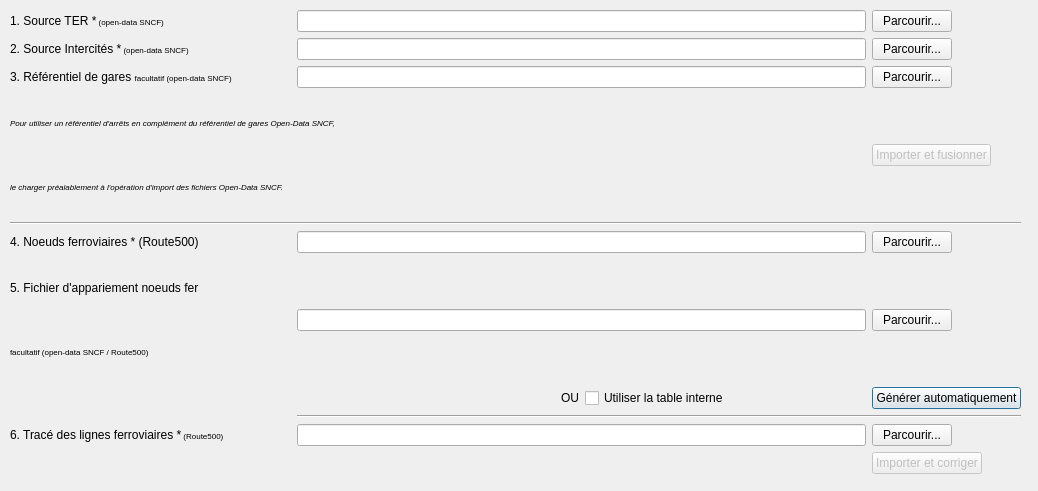
<?xml version="1.0" encoding="UTF-8"?>
<ui version="4.0">
 <class>Dialog</class>
 <widget class="QDialog" name="Dialog">
  <property name="geometry">
   <rect>
    <x>0</x>
    <y>0</y>
    <width>1038</width>
    <height>491</height>
   </rect>
  </property>
  <property name="windowTitle">
   <string>Importer des données GTFS open-data SNCF et leurs compléments</string>
  </property>
  <widget class="QWidget" name="layoutWidget_2">
   <property name="geometry">
    <rect>
     <x>10</x>
     <y>10</y>
     <width>1011</width>
     <height>464</height>
    </rect>
   </property>
   <layout class="QGridLayout" name="gridLayout">
    <item row="9" column="3">
     <widget class="QPushButton" name="pushButtonGenererAppariement">
      <property name="sizePolicy">
       <sizepolicy hsizetype="Fixed" vsizetype="Fixed">
        <horstretch>0</horstretch>
        <verstretch>0</verstretch>
       </sizepolicy>
      </property>
      <property name="text">
       <string>Générer automatiquement</string>
      </property>
     </widget>
    </item>
    <item row="0" column="0">
     <widget class="QLabel" name="labelSchemaStockage">
      <property name="sizePolicy">
       <sizepolicy hsizetype="Preferred" vsizetype="Preferred">
        <horstretch>0</horstretch>
        <verstretch>0</verstretch>
       </sizepolicy>
      </property>
      <property name="whatsThis">
       <string/>
      </property>
      <property name="text">
       <string>&lt;html&gt;&lt;head/&gt;&lt;body&gt;&lt;p&gt;1. Source TER *&lt;span style=&quot; font-size:6pt;&quot;&gt; (open-data SNCF)&lt;/span&gt;&lt;/p&gt;&lt;/body&gt;&lt;/html&gt;</string>
      </property>
      <property name="alignment">
       <set>Qt::AlignLeading|Qt::AlignLeft|Qt::AlignVCenter</set>
      </property>
     </widget>
    </item>
    <item row="6" column="1" colspan="2">
     <widget class="QLineEdit" name="lineEditFichierNoeudsFerres"/>
    </item>
    <item row="2" column="0">
     <widget class="QLabel" name="label">
      <property name="text">
       <string>&lt;html&gt;&lt;head/&gt;&lt;body&gt;&lt;p&gt;3. Référentiel de gares &lt;span style=&quot; font-size:6pt;&quot;&gt;facultatif (open-data SNCF)&lt;/span&gt;&lt;/p&gt;&lt;/body&gt;&lt;/html&gt;</string>
      </property>
     </widget>
    </item>
    <item row="1" column="1" colspan="2">
     <widget class="QLineEdit" name="lineEditFichierIC">
      <property name="sizePolicy">
       <sizepolicy hsizetype="Preferred" vsizetype="Preferred">
        <horstretch>0</horstretch>
        <verstretch>0</verstretch>
       </sizepolicy>
      </property>
      <property name="toolTip">
       <string>&lt;html&gt;&lt;head/&gt;&lt;body&gt;&lt;p&gt;Le préfixe sera accolé aux identifiants des objets de la source (arrêts, services, lignes, etc.).&lt;/p&gt;&lt;p&gt;Il est obligatoire pour pouvoir charger une source et doit être différents des préfixes des sources déjà chargées dans la base (voir ci-dessous). &lt;/p&gt;&lt;/body&gt;&lt;/html&gt;</string>
      </property>
      <property name="whatsThis">
       <string/>
      </property>
      <property name="text">
       <string/>
      </property>
     </widget>
    </item>
    <item row="0" column="1" colspan="2">
     <widget class="QLineEdit" name="lineEditFichierTER">
      <property name="sizePolicy">
       <sizepolicy hsizetype="Expanding" vsizetype="Preferred">
        <horstretch>0</horstretch>
        <verstretch>0</verstretch>
       </sizepolicy>
      </property>
      <property name="toolTip">
       <string>&lt;html&gt;&lt;head/&gt;&lt;body&gt;&lt;p&gt;Le préfixe sera accolé aux identifiants des objets de la source (arrêts, services, lignes, etc.).&lt;/p&gt;&lt;p&gt;Il est obligatoire pour pouvoir charger une source et doit être différents des préfixes des sources déjà chargées dans la base (voir ci-dessous). &lt;/p&gt;&lt;/body&gt;&lt;/html&gt;</string>
      </property>
      <property name="whatsThis">
       <string/>
      </property>
      <property name="text">
       <string/>
      </property>
     </widget>
    </item>
    <item row="11" column="3">
     <widget class="QPushButton" name="pushButtonChoisirVoiesFerrees">
      <property name="enabled">
       <bool>true</bool>
      </property>
      <property name="sizePolicy">
       <sizepolicy hsizetype="Fixed" vsizetype="Fixed">
        <horstretch>0</horstretch>
        <verstretch>0</verstretch>
       </sizepolicy>
      </property>
      <property name="toolTip">
       <string>&lt;html&gt;&lt;head/&gt;&lt;body&gt;&lt;p&gt;Le bouton n'est accessible qu'après avoir renseigné un préfixe pour la source. Le préfixe doit être différent de ceux des sources déjà importées (voir liste ci-dessous). &lt;/p&gt;&lt;p&gt;Attention : la source doit être un fichier .zip contenant directement les fichiers .txt, aucun dossier ne doit être inclus dans le fichier .zip. &lt;/p&gt;&lt;/body&gt;&lt;/html&gt;</string>
      </property>
      <property name="text">
       <string>Parcourir...</string>
      </property>
     </widget>
    </item>
    <item row="6" column="0">
     <widget class="QLabel" name="label_2">
      <property name="text">
       <string>4. Noeuds ferroviaires * (Route500)</string>
      </property>
     </widget>
    </item>
    <item row="11" column="0">
     <widget class="QLabel" name="label_7">
      <property name="text">
       <string>&lt;html&gt;&lt;head/&gt;&lt;body&gt;&lt;p&gt;6. Tracé des lignes ferroviaires *&lt;span style=&quot; font-size:6pt;&quot;&gt; (Route500)&lt;/span&gt;&lt;/p&gt;&lt;/body&gt;&lt;/html&gt;</string>
      </property>
     </widget>
    </item>
    <item row="12" column="3">
     <widget class="QPushButton" name="pushButtonCorriger">
      <property name="enabled">
       <bool>false</bool>
      </property>
      <property name="sizePolicy">
       <sizepolicy hsizetype="Fixed" vsizetype="Fixed">
        <horstretch>0</horstretch>
        <verstretch>0</verstretch>
       </sizepolicy>
      </property>
      <property name="text">
       <string>Importer et corriger</string>
      </property>
     </widget>
    </item>
    <item row="0" column="3">
     <widget class="QPushButton" name="pushButtonChoisirTER">
      <property name="enabled">
       <bool>true</bool>
      </property>
      <property name="sizePolicy">
       <sizepolicy hsizetype="Fixed" vsizetype="Fixed">
        <horstretch>0</horstretch>
        <verstretch>0</verstretch>
       </sizepolicy>
      </property>
      <property name="toolTip">
       <string>&lt;html&gt;&lt;head/&gt;&lt;body&gt;&lt;p&gt;Le bouton n'est accessible qu'après avoir renseigné un préfixe pour la source. Le préfixe doit être différent de ceux des sources déjà importées (voir liste ci-dessous). &lt;/p&gt;&lt;p&gt;Attention : la source doit être un fichier .zip contenant directement les fichiers .txt, aucun dossier ne doit être inclus dans le fichier .zip. &lt;/p&gt;&lt;/body&gt;&lt;/html&gt;</string>
      </property>
      <property name="text">
       <string>Parcourir...</string>
      </property>
     </widget>
    </item>
    <item row="9" column="0" colspan="2">
     <widget class="QLabel" name="label_5">
      <property name="text">
       <string>OU</string>
      </property>
      <property name="alignment">
       <set>Qt::AlignRight|Qt::AlignTrailing|Qt::AlignVCenter</set>
      </property>
     </widget>
    </item>
    <item row="2" column="1" colspan="2">
     <widget class="QLineEdit" name="lineEditFichierRefGares">
      <property name="sizePolicy">
       <sizepolicy hsizetype="Expanding" vsizetype="Preferred">
        <horstretch>0</horstretch>
        <verstretch>0</verstretch>
       </sizepolicy>
      </property>
      <property name="toolTip">
       <string>&lt;html&gt;&lt;head/&gt;&lt;body&gt;&lt;p&gt;Le préfixe sera accolé aux identifiants des objets de la source (arrêts, services, lignes, etc.).&lt;/p&gt;&lt;p&gt;Il est obligatoire pour pouvoir charger une source et doit être différents des préfixes des sources déjà chargées dans la base (voir ci-dessous). &lt;/p&gt;&lt;/body&gt;&lt;/html&gt;</string>
      </property>
      <property name="whatsThis">
       <string/>
      </property>
      <property name="text">
       <string/>
      </property>
     </widget>
    </item>
    <item row="10" column="1" colspan="3">
     <widget class="Line" name="line_2">
      <property name="orientation">
       <enum>Qt::Horizontal</enum>
      </property>
     </widget>
    </item>
    <item row="1" column="3">
     <widget class="QPushButton" name="pushButtonChoisirIC">
      <property name="enabled">
       <bool>true</bool>
      </property>
      <property name="sizePolicy">
       <sizepolicy hsizetype="Fixed" vsizetype="Fixed">
        <horstretch>0</horstretch>
        <verstretch>0</verstretch>
       </sizepolicy>
      </property>
      <property name="toolTip">
       <string>&lt;html&gt;&lt;head/&gt;&lt;body&gt;&lt;p&gt;Le bouton n'est accessible qu'après avoir renseigné un préfixe pour la source. Le préfixe doit être différent de ceux des sources déjà importées (voir liste ci-dessous). &lt;/p&gt;&lt;p&gt;Attention : la source doit être un fichier .zip contenant directement les fichiers .txt, aucun dossier ne doit être inclus dans le fichier .zip. &lt;/p&gt;&lt;/body&gt;&lt;/html&gt;</string>
      </property>
      <property name="text">
       <string>Parcourir...</string>
      </property>
     </widget>
    </item>
    <item row="7" column="1" rowspan="2" colspan="2">
     <widget class="QLineEdit" name="lineEditFichierAppariementNoeudsFerres"/>
    </item>
    <item row="7" column="0">
     <widget class="QLabel" name="label_4">
      <property name="text">
       <string>5. Fichier d'appariement noeuds fer</string>
      </property>
     </widget>
    </item>
    <item row="11" column="1" colspan="2">
     <widget class="QLineEdit" name="lineEditFichierVoiesFerrees">
      <property name="sizePolicy">
       <sizepolicy hsizetype="Expanding" vsizetype="Preferred">
        <horstretch>0</horstretch>
        <verstretch>0</verstretch>
       </sizepolicy>
      </property>
      <property name="toolTip">
       <string>&lt;html&gt;&lt;head/&gt;&lt;body&gt;&lt;p&gt;Le préfixe sera accolé aux identifiants des objets de la source (arrêts, services, lignes, etc.).&lt;/p&gt;&lt;p&gt;Il est obligatoire pour pouvoir charger une source et doit être différents des préfixes des sources déjà chargées dans la base (voir ci-dessous). &lt;/p&gt;&lt;/body&gt;&lt;/html&gt;</string>
      </property>
      <property name="whatsThis">
       <string/>
      </property>
      <property name="text">
       <string/>
      </property>
     </widget>
    </item>
    <item row="1" column="0">
     <widget class="QLabel" name="labelSchemaStockage_3">
      <property name="sizePolicy">
       <sizepolicy hsizetype="Preferred" vsizetype="Preferred">
        <horstretch>0</horstretch>
        <verstretch>0</verstretch>
       </sizepolicy>
      </property>
      <property name="whatsThis">
       <string/>
      </property>
      <property name="text">
       <string>&lt;html&gt;&lt;head/&gt;&lt;body&gt;&lt;p&gt;2. Source Intercités *&lt;span style=&quot; font-size:6pt;&quot;&gt; (open-data SNCF)&lt;/span&gt;&lt;/p&gt;&lt;/body&gt;&lt;/html&gt;</string>
      </property>
      <property name="alignment">
       <set>Qt::AlignLeading|Qt::AlignLeft|Qt::AlignVCenter</set>
      </property>
     </widget>
    </item>
    <item row="5" column="0" colspan="4">
     <widget class="Line" name="line">
      <property name="orientation">
       <enum>Qt::Horizontal</enum>
      </property>
     </widget>
    </item>
    <item row="6" column="3">
     <widget class="QPushButton" name="pushButtonChoisirNoeudsFerres">
      <property name="enabled">
       <bool>true</bool>
      </property>
      <property name="sizePolicy">
       <sizepolicy hsizetype="Fixed" vsizetype="Fixed">
        <horstretch>0</horstretch>
        <verstretch>0</verstretch>
       </sizepolicy>
      </property>
      <property name="toolTip">
       <string>&lt;html&gt;&lt;head/&gt;&lt;body&gt;&lt;p&gt;Le bouton n'est accessible qu'après avoir renseigné un préfixe pour la source. Le préfixe doit être différent de ceux des sources déjà importées (voir liste ci-dessous). &lt;/p&gt;&lt;p&gt;Attention : la source doit être un fichier .zip contenant directement les fichiers .txt, aucun dossier ne doit être inclus dans le fichier .zip. &lt;/p&gt;&lt;/body&gt;&lt;/html&gt;</string>
      </property>
      <property name="text">
       <string>Parcourir...</string>
      </property>
     </widget>
    </item>
    <item row="3" column="0" colspan="3">
     <widget class="QLabel" name="label_3">
      <property name="text">
       <string>&lt;html&gt;&lt;head/&gt;&lt;body&gt;&lt;p&gt;&lt;span style=&quot; font-size:6pt; font-style:italic;&quot;&gt;Pour utiliser un référentiel d'arrêts en complément du référentiel de gares Open-Data SNCF, &lt;/span&gt;&lt;/p&gt;&lt;/body&gt;&lt;/html&gt;</string>
      </property>
     </widget>
    </item>
    <item row="9" column="2">
     <widget class="QCheckBox" name="checkBoxUtiliserTableInterne">
      <property name="text">
       <string>Utiliser la table interne</string>
      </property>
     </widget>
    </item>
    <item row="2" column="3">
     <widget class="QPushButton" name="pushButtonChoisirRefGares">
      <property name="enabled">
       <bool>true</bool>
      </property>
      <property name="sizePolicy">
       <sizepolicy hsizetype="Fixed" vsizetype="Fixed">
        <horstretch>0</horstretch>
        <verstretch>0</verstretch>
       </sizepolicy>
      </property>
      <property name="toolTip">
       <string>&lt;html&gt;&lt;head/&gt;&lt;body&gt;&lt;p&gt;Le bouton n'est accessible qu'après avoir renseigné un préfixe pour la source. Le préfixe doit être différent de ceux des sources déjà importées (voir liste ci-dessous). &lt;/p&gt;&lt;p&gt;Attention : la source doit être un fichier .zip contenant directement les fichiers .txt, aucun dossier ne doit être inclus dans le fichier .zip. &lt;/p&gt;&lt;/body&gt;&lt;/html&gt;</string>
      </property>
      <property name="text">
       <string>Parcourir...</string>
      </property>
     </widget>
    </item>
    <item row="3" column="3" rowspan="2">
     <widget class="QPushButton" name="pushButtonImporter">
      <property name="enabled">
       <bool>false</bool>
      </property>
      <property name="sizePolicy">
       <sizepolicy hsizetype="Fixed" vsizetype="Fixed">
        <horstretch>0</horstretch>
        <verstretch>0</verstretch>
       </sizepolicy>
      </property>
      <property name="text">
       <string>Importer et fusionner</string>
      </property>
     </widget>
    </item>
    <item row="7" column="3" rowspan="2">
     <widget class="QPushButton" name="pushButtonChoisirAppariementNoeudsFerres">
      <property name="enabled">
       <bool>true</bool>
      </property>
      <property name="sizePolicy">
       <sizepolicy hsizetype="Fixed" vsizetype="Fixed">
        <horstretch>0</horstretch>
        <verstretch>0</verstretch>
       </sizepolicy>
      </property>
      <property name="toolTip">
       <string>&lt;html&gt;&lt;head/&gt;&lt;body&gt;&lt;p&gt;Le bouton n'est accessible qu'après avoir renseigné un préfixe pour la source. Le préfixe doit être différent de ceux des sources déjà importées (voir liste ci-dessous). &lt;/p&gt;&lt;p&gt;Attention : la source doit être un fichier .zip contenant directement les fichiers .txt, aucun dossier ne doit être inclus dans le fichier .zip. &lt;/p&gt;&lt;/body&gt;&lt;/html&gt;</string>
      </property>
      <property name="text">
       <string>Parcourir...</string>
      </property>
     </widget>
    </item>
    <item row="4" column="0" colspan="3">
     <widget class="QLabel" name="label_8">
      <property name="text">
       <string>&lt;html&gt;&lt;head/&gt;&lt;body&gt;&lt;p&gt;&lt;span style=&quot; font-size:6pt; font-style:italic;&quot;&gt;le charger préalablement à l'opération d'import des fichiers Open-Data SNCF.&lt;/span&gt;&lt;/p&gt;&lt;/body&gt;&lt;/html&gt;</string>
      </property>
     </widget>
    </item>
    <item row="8" column="0">
     <widget class="QLabel" name="label_6">
      <property name="text">
       <string>&lt;html&gt;&lt;head/&gt;&lt;body&gt;&lt;p&gt;&lt;span style=&quot; font-size:6pt;&quot;&gt;facultatif (open-data SNCF / Route500)&lt;/span&gt;&lt;/p&gt;&lt;/body&gt;&lt;/html&gt;</string>
      </property>
     </widget>
    </item>
   </layout>
  </widget>
 </widget>
 <resources/>
 <connections/>
</ui>
